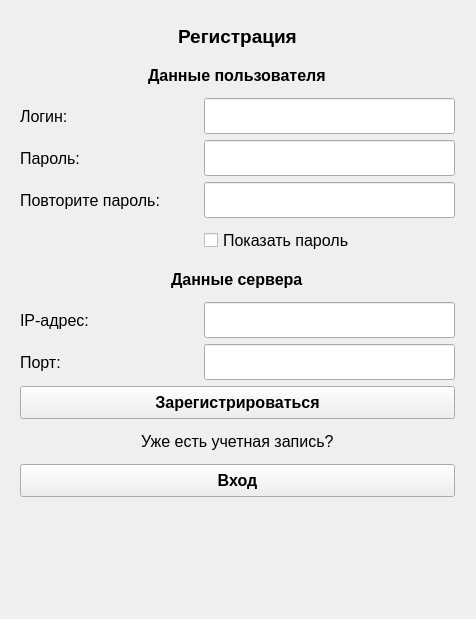
<?xml version="1.0" encoding="UTF-8"?>
<ui version="4.0">
 <class>Window_Registration</class>
 <widget class="QWidget" name="Window_Registration">
  <property name="geometry">
   <rect>
    <x>0</x>
    <y>0</y>
    <width>476</width>
    <height>619</height>
   </rect>
  </property>
  <property name="windowTitle">
   <string>Регистрация</string>
  </property>
  <widget class="QWidget" name="layoutWidget">
   <property name="geometry">
    <rect>
     <x>20</x>
     <y>20</y>
     <width>435</width>
     <height>573</height>
    </rect>
   </property>
   <layout class="QGridLayout" name="gridLayout">
    <item row="6" column="0" colspan="2" alignment="Qt::AlignHCenter">
     <widget class="QLabel" name="Label_Server_Data">
      <property name="minimumSize">
       <size>
        <width>0</width>
        <height>27</height>
       </size>
      </property>
      <property name="maximumSize">
       <size>
        <width>16777215</width>
        <height>36</height>
       </size>
      </property>
      <property name="font">
       <font>
        <pointsize>12</pointsize>
        <bold>true</bold>
       </font>
      </property>
      <property name="text">
       <string>Данные сервера</string>
      </property>
     </widget>
    </item>
    <item row="11" column="0" colspan="2">
     <widget class="QPushButton" name="Login_Window">
      <property name="minimumSize">
       <size>
        <width>0</width>
        <height>27</height>
       </size>
      </property>
      <property name="maximumSize">
       <size>
        <width>16777215</width>
        <height>36</height>
       </size>
      </property>
      <property name="font">
       <font>
        <pointsize>12</pointsize>
        <bold>true</bold>
       </font>
      </property>
      <property name="text">
       <string>Вход</string>
      </property>
     </widget>
    </item>
    <item row="2" column="1">
     <widget class="QLineEdit" name="Login">
      <property name="minimumSize">
       <size>
        <width>251</width>
        <height>36</height>
       </size>
      </property>
      <property name="maximumSize">
       <size>
        <width>251</width>
        <height>36</height>
       </size>
      </property>
      <property name="font">
       <font>
        <pointsize>12</pointsize>
       </font>
      </property>
     </widget>
    </item>
    <item row="2" column="0">
     <widget class="QLabel" name="Label_Login">
      <property name="minimumSize">
       <size>
        <width>0</width>
        <height>36</height>
       </size>
      </property>
      <property name="maximumSize">
       <size>
        <width>16777215</width>
        <height>36</height>
       </size>
      </property>
      <property name="font">
       <font>
        <pointsize>12</pointsize>
       </font>
      </property>
      <property name="text">
       <string>Логин:</string>
      </property>
     </widget>
    </item>
    <item row="8" column="1">
     <widget class="QLineEdit" name="Port">
      <property name="minimumSize">
       <size>
        <width>251</width>
        <height>36</height>
       </size>
      </property>
      <property name="maximumSize">
       <size>
        <width>251</width>
        <height>36</height>
       </size>
      </property>
      <property name="font">
       <font>
        <pointsize>12</pointsize>
       </font>
      </property>
     </widget>
    </item>
    <item row="10" column="0" colspan="2" alignment="Qt::AlignHCenter">
     <widget class="QLabel" name="Label_Login_Window">
      <property name="minimumSize">
       <size>
        <width>0</width>
        <height>27</height>
       </size>
      </property>
      <property name="maximumSize">
       <size>
        <width>16777215</width>
        <height>36</height>
       </size>
      </property>
      <property name="font">
       <font>
        <pointsize>12</pointsize>
       </font>
      </property>
      <property name="text">
       <string>Уже есть учетная запись?</string>
      </property>
     </widget>
    </item>
    <item row="7" column="0">
     <widget class="QLabel" name="Label_IP_Address">
      <property name="minimumSize">
       <size>
        <width>0</width>
        <height>27</height>
       </size>
      </property>
      <property name="maximumSize">
       <size>
        <width>16777215</width>
        <height>36</height>
       </size>
      </property>
      <property name="font">
       <font>
        <pointsize>12</pointsize>
       </font>
      </property>
      <property name="text">
       <string>IP-адрес:</string>
      </property>
     </widget>
    </item>
    <item row="3" column="0">
     <widget class="QLabel" name="Label_Password">
      <property name="minimumSize">
       <size>
        <width>0</width>
        <height>36</height>
       </size>
      </property>
      <property name="maximumSize">
       <size>
        <width>16777215</width>
        <height>36</height>
       </size>
      </property>
      <property name="font">
       <font>
        <pointsize>12</pointsize>
       </font>
      </property>
      <property name="text">
       <string>Пароль:</string>
      </property>
     </widget>
    </item>
    <item row="8" column="0">
     <widget class="QLabel" name="Label_Port">
      <property name="minimumSize">
       <size>
        <width>0</width>
        <height>27</height>
       </size>
      </property>
      <property name="maximumSize">
       <size>
        <width>16777215</width>
        <height>36</height>
       </size>
      </property>
      <property name="font">
       <font>
        <pointsize>12</pointsize>
       </font>
      </property>
      <property name="text">
       <string>Порт:</string>
      </property>
     </widget>
    </item>
    <item row="4" column="1">
     <widget class="QLineEdit" name="Reply_Password">
      <property name="minimumSize">
       <size>
        <width>251</width>
        <height>36</height>
       </size>
      </property>
      <property name="maximumSize">
       <size>
        <width>251</width>
        <height>36</height>
       </size>
      </property>
      <property name="font">
       <font>
        <pointsize>12</pointsize>
       </font>
      </property>
     </widget>
    </item>
    <item row="0" column="0" colspan="2" alignment="Qt::AlignHCenter">
     <widget class="QLabel" name="Label_Registration">
      <property name="minimumSize">
       <size>
        <width>0</width>
        <height>27</height>
       </size>
      </property>
      <property name="maximumSize">
       <size>
        <width>16777215</width>
        <height>36</height>
       </size>
      </property>
      <property name="font">
       <font>
        <pointsize>14</pointsize>
        <bold>true</bold>
       </font>
      </property>
      <property name="text">
       <string>Регистрация</string>
      </property>
     </widget>
    </item>
    <item row="4" column="0">
     <widget class="QLabel" name="Label_Reply_Password">
      <property name="minimumSize">
       <size>
        <width>0</width>
        <height>36</height>
       </size>
      </property>
      <property name="maximumSize">
       <size>
        <width>16777215</width>
        <height>36</height>
       </size>
      </property>
      <property name="font">
       <font>
        <pointsize>12</pointsize>
       </font>
      </property>
      <property name="text">
       <string>Повторите пароль:</string>
      </property>
     </widget>
    </item>
    <item row="12" column="0" colspan="2" alignment="Qt::AlignHCenter|Qt::AlignTop">
     <widget class="QLabel" name="Error">
      <property name="minimumSize">
       <size>
        <width>0</width>
        <height>90</height>
       </size>
      </property>
      <property name="maximumSize">
       <size>
        <width>16777215</width>
        <height>90</height>
       </size>
      </property>
      <property name="font">
       <font>
        <pointsize>12</pointsize>
       </font>
      </property>
      <property name="text">
       <string/>
      </property>
      <property name="wordWrap">
       <bool>true</bool>
      </property>
     </widget>
    </item>
    <item row="1" column="0" colspan="2" alignment="Qt::AlignHCenter">
     <widget class="QLabel" name="Label_User_Data">
      <property name="minimumSize">
       <size>
        <width>0</width>
        <height>27</height>
       </size>
      </property>
      <property name="maximumSize">
       <size>
        <width>16777215</width>
        <height>36</height>
       </size>
      </property>
      <property name="font">
       <font>
        <pointsize>12</pointsize>
        <bold>true</bold>
       </font>
      </property>
      <property name="text">
       <string>Данные пользователя</string>
      </property>
     </widget>
    </item>
    <item row="3" column="1">
     <widget class="QLineEdit" name="Password">
      <property name="minimumSize">
       <size>
        <width>251</width>
        <height>36</height>
       </size>
      </property>
      <property name="maximumSize">
       <size>
        <width>251</width>
        <height>36</height>
       </size>
      </property>
      <property name="font">
       <font>
        <pointsize>12</pointsize>
       </font>
      </property>
     </widget>
    </item>
    <item row="9" column="0" colspan="2">
     <widget class="QPushButton" name="Sign_Up">
      <property name="minimumSize">
       <size>
        <width>0</width>
        <height>27</height>
       </size>
      </property>
      <property name="maximumSize">
       <size>
        <width>16777215</width>
        <height>36</height>
       </size>
      </property>
      <property name="font">
       <font>
        <pointsize>12</pointsize>
        <bold>true</bold>
       </font>
      </property>
      <property name="text">
       <string>Зарегистрироваться</string>
      </property>
     </widget>
    </item>
    <item row="7" column="1">
     <widget class="QLineEdit" name="IP_Address">
      <property name="minimumSize">
       <size>
        <width>251</width>
        <height>36</height>
       </size>
      </property>
      <property name="maximumSize">
       <size>
        <width>251</width>
        <height>36</height>
       </size>
      </property>
      <property name="font">
       <font>
        <pointsize>12</pointsize>
       </font>
      </property>
     </widget>
    </item>
    <item row="5" column="1">
     <widget class="QCheckBox" name="Show_Password">
      <property name="minimumSize">
       <size>
        <width>0</width>
        <height>27</height>
       </size>
      </property>
      <property name="maximumSize">
       <size>
        <width>16777215</width>
        <height>36</height>
       </size>
      </property>
      <property name="font">
       <font>
        <pointsize>12</pointsize>
       </font>
      </property>
      <property name="text">
       <string>Показать пароль</string>
      </property>
     </widget>
    </item>
   </layout>
  </widget>
 </widget>
 <resources/>
 <connections/>
</ui>
